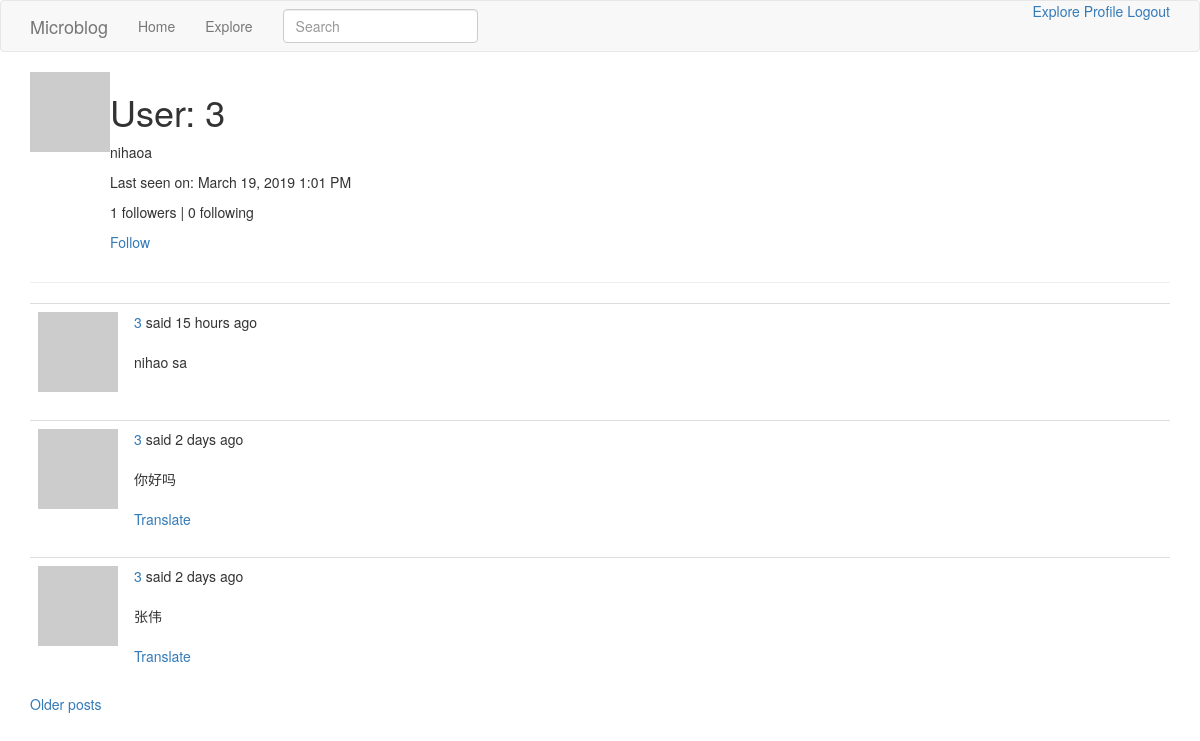
Page /user/3 (signed in) on the committed database.
### app/models.py (models this page shows, shortened)
class User(UserMixin, db.Model):
    id = db.Column(db.Integer, primary_key=True)
    username = db.Column(db.String(64), index=True, unique=True)
    email = db.Column(db.String(120), index=True, unique=True)
    password_hash = db.Column(db.String(128))
    about_me = db.Column(db.String(140))
    last_seen = db.Column(db.DateTime, default=datetime.utcnow)
    posts = db.relationship('Post', backref='author', lazy='dynamic')
    followed = db.relationship(
        'User', secondary=followers,
        primaryjoin=(followers.c.follower_id == id),
        secondaryjoin=(followers.c.followed_id == id),
        backref=db.backref('followers', lazy='dynamic'), lazy='dynamic')
    def avatar(self, size):
        digest = md5(self.email.lower().encode('utf-8')).hexdigest()
        return 'https://www.gravatar.com/avatar/{}?d=identicon&s={}'.format(digest, size)
    def is_following(self, user):
        return self.followed.filter(followers.c.followed_id == user.id).count() > 0

class SearchableMixin(object):
    @classmethod
    def before_commit(cls, session):
        session._changes = {
            'add': list(session.new),
            'update': list(session.dirty),
            'delete': list(session.deleted)
        }
    @classmethod
    def after_commit(cls, session):
        for obj in session._changes['add']:
            if isinstance(obj, SearchableMixin):
                add_to_index(obj.__tablename__, obj)
        for obj in session._changes['update']:
            if isinstance(obj, SearchableMixin):
                add_to_index(obj.__tablename__, obj)
        for obj in session._changes['delete']:
            if isinstance(obj, SearchableMixin):
                remove_from_index(obj.__tablename__, obj)
        session._changes = None

class Post(SearchableMixin, db.Model):
    __searchable__ = ['body']
    id = db.Column(db.Integer, primary_key=True)
    body = db.Column(db.String(140))
    timestamp = db.Column(db.DateTime, index=True, default=datetime.utcnow)
    language = db.Column(db.String(5))
    user_id = db.Column(db.Integer, db.ForeignKey('user.id'))

### app/main/routes.py (the view)
@bp.route('/user/<username>')
@login_required
def user(username):
    user = User.query.filter_by(username=username).first_or_404()
    page = request.args.get('page', 1, type=int)
    posts = user.posts.order_by(Post.timestamp.desc()).paginate(
        page, current_app.config['POSTS_PER_PAGE'], False)
    next_url = url_for('main.user', username=user.username,
                       page=posts.next_num) if posts.has_next else None
    prev_url = url_for('main.user', username=user.username,
                       page=posts.prev_num) if posts.has_prev else None
    return render_template('user.html', user=user, posts=posts.items,
                           next_url=next_url, prev_url=prev_url)

### app/main/forms.py
class SearchForm(FlaskForm):
    q = StringField('Search', validators=[DataRequired()])
    def __init__(self, *args, **kwargs):
        if 'formdata' not in kwargs:
            kwargs['formdata'] = request.args
        if 'csrf_enabled' not in kwargs:
            kwargs['csrf_enabled'] = False
        super(SearchForm, self).__init__(*args, **kwargs)

### app/main/routes.py (called while the page is built)
@bp.before_app_request
def before_request():
    if current_user.is_authenticated:
        current_user.last_seen = datetime.utcnow()
        db.session.commit()
        g.search_form = SearchForm()
    g.locale = str(get_locale())

### app/models.py (called while the page is built)
@login.user_loader
def load_user(id):
    return User.query.get(int(id))

### app/templates/user.html (shortened to what this page needs)
{% extends "base.html" %}
{% block app_content %}
		<table>
			<tr valign="top">
				<td><img src="{{ user.avatar(128) }}"></td>
				<td>
					<h1>User: {{ user.username }}</h1>
					{% if user.about_me %}
					<p>{{ user.about_me }}</p>
					{% endif %}
					{% if user.last_seen %}
					<p>Last seen on: {{ moment(user.last_seen).format('LLL') }}</p>
					{% endif %}
					<p>{{ user.followers.count() }} followers | {{ user.followed.count() }} following</p>
					{% if user == current_user %}
					<a href="{{ url_for('main.edit_profile') }}">Edit your profile</a>
					{% elif not current_user.is_following(user) %}
					<p><a href="{{ url_for('main.follow', username=user.username) }}">Follow</a></p>
					{% else %}
					<p><a href="{{ url_for('main.unfollow', username=user.username) }}">Unfollow</a></p>
					{% endif %}
				</td>
			</tr>
		</table>
		<hr>
    {% for post in posts %}
		{% include '_post.html' %}
    {% endfor %}
    {% if next_url %}
    <a href="{{ next_url }}">Older posts</a>
    {% endif %}
{% endblock %}

### app/templates/_post.html (shortened to what this page needs)
<table class="table table-hover">
    <tr valign="top">
        <td width="70px">
            <a href="{{ url_for('main.user', username=post.author.username) }}">
                <img src="{{ post.author.avatar(70) }}" />
            </a>
        </td>
        <td>
            {{ _('%(username)s said %(when)s', username=user_link, when=moment(post.timestamp).fromNow()) }}
            <br>
            <br><span id="post{{ post.id }}">{{ post.body }}</span>
            {% if post.language and post.language != g.locale %}
            <br><br>
            <span id="translation{{ post.id }}">
                <a href="javascript:translate(
                '#post{{ post.id }}',
                '#translation{{ post.id }}',
                '{{ post.language }}',
                '{{ g.locale }}');">{{ 'Translate' }}</a>
            </span>
            {% endif %}
        </td>
    </tr>
</table>

### rows in the picture
User: username "3", about_me "nihaoa", last_seen "March 19, 2019 1:01 PM"
Post: body "nihao sa"
Post: body "你好吗", value "Translate"
Post: body "张伟", value "Translate"

### other values in the picture
{{ user.followers.count() }} "1"
{{ user.followed.count() }} "0"
